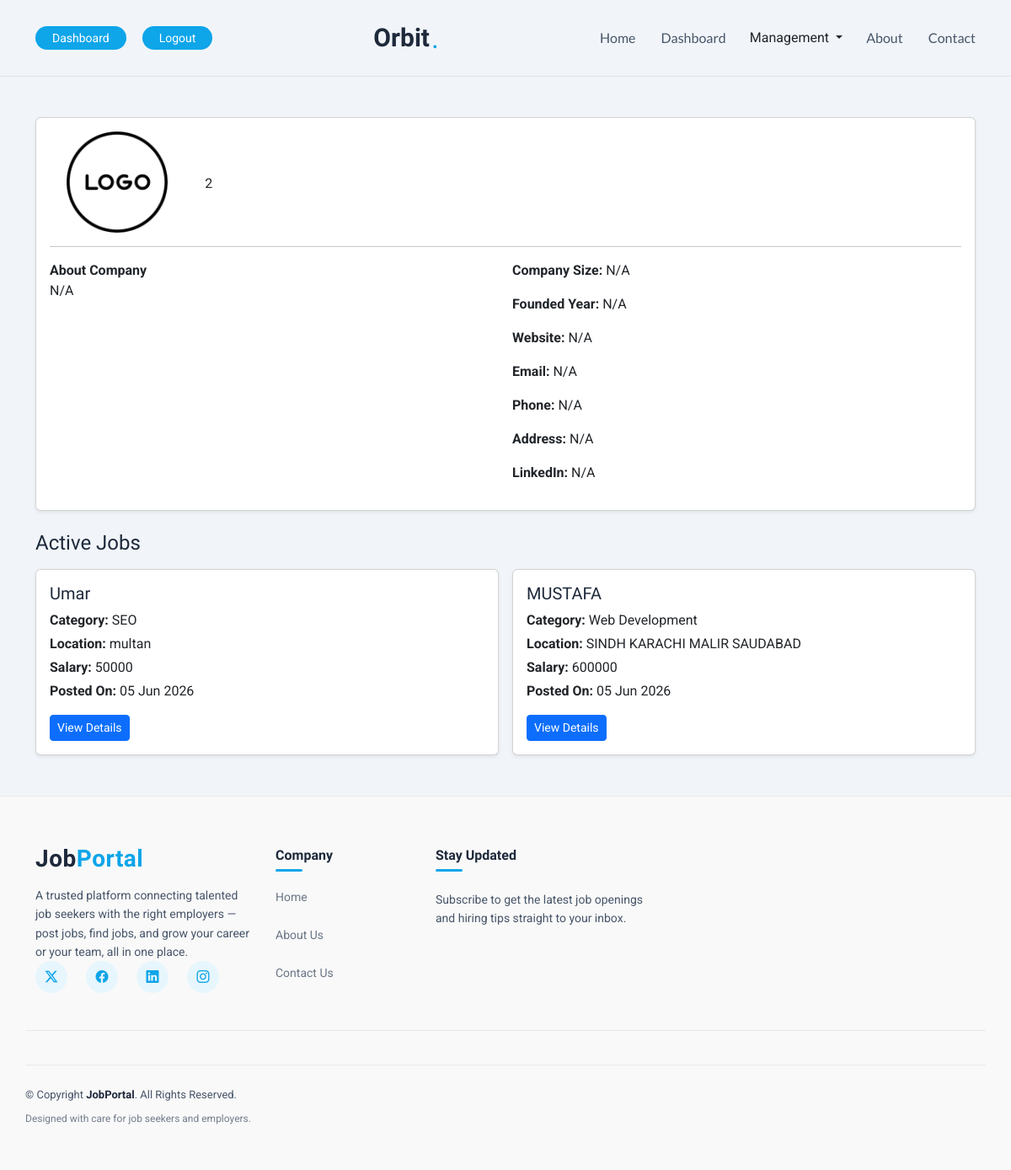
Before: /company.php?id=3 (signed in) with the older database file.
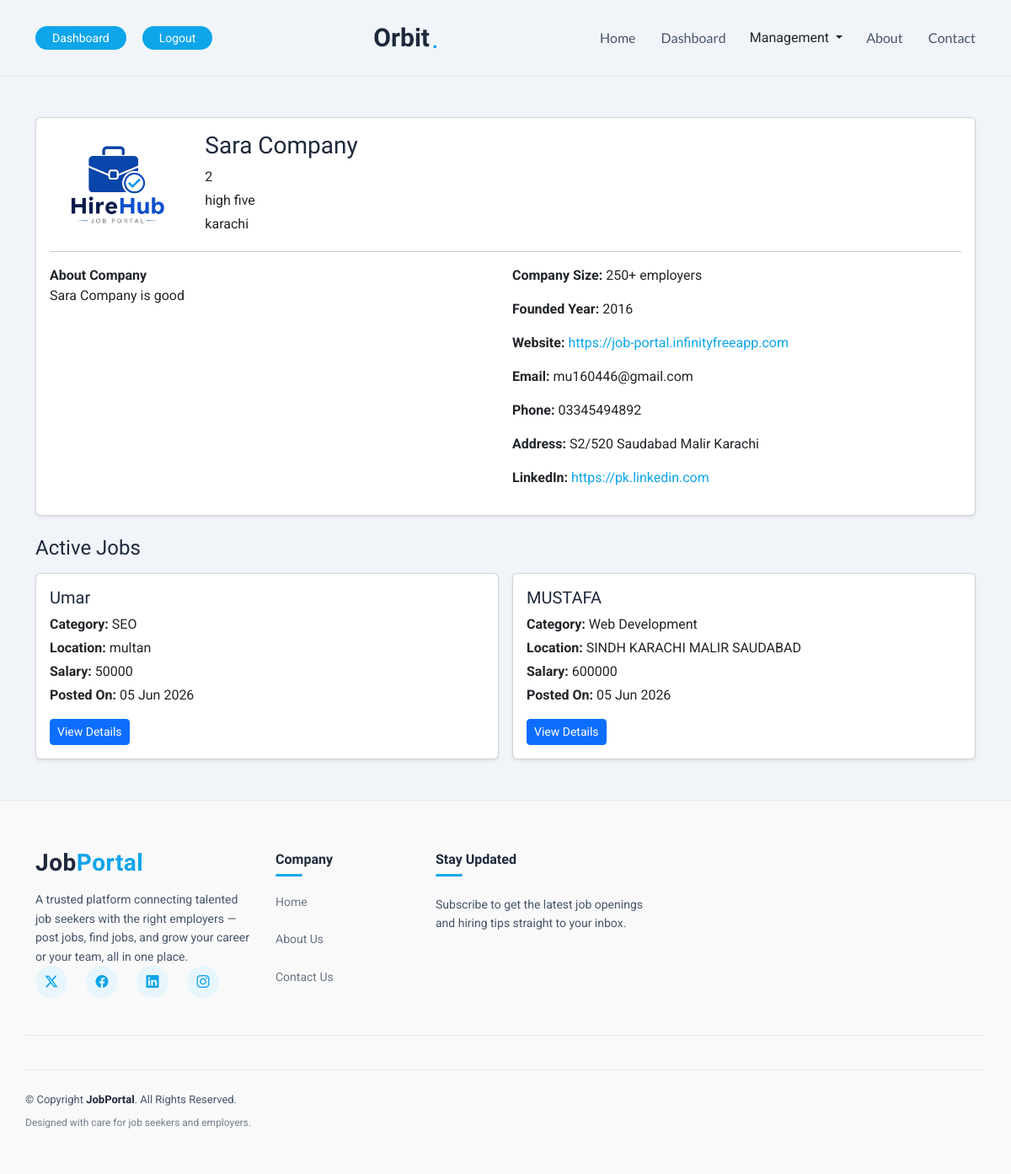
After: the same page with the newer database file.
### tables this page shows
CREATE TABLE `users` (
  `id` int(11) NOT NULL,
  `fullname` varchar(100) DEFAULT NULL,
  `profile_image` varchar(255) DEFAULT 'user.png',
  `email` varchar(100) DEFAULT NULL,
  `password` varchar(255) DEFAULT NULL,
  `role` varchar(55) NOT NULL,
  `bio` text DEFAULT NULL,
  `skills` text DEFAULT NULL,
  `experience` varchar(100) DEFAULT NULL,
  `cv_file` varchar(255) DEFAULT NULL,
  `created_at` timestamp NOT NULL DEFAULT current_timestamp() ON UPDATE current_timestamp(),
  `company_name` varchar(150) DEFAULT NULL,
  `company_logo` varchar(255) DEFAULT NULL,
  `company_website` varchar(255) DEFAULT NULL,
  `company_email` varchar(150) DEFAULT NULL,
  `company_phone` varchar(30) DEFAULT NULL,
  `company_industry` varchar(100) DEFAULT NULL,
  `company_size` varchar(50) DEFAULT NULL,
  `company_founded_year` year(4) DEFAULT NULL,
  `company_city` varchar(100) DEFAULT NULL,
  `company_address` text DEFAULT NULL,
  `company_about` text DEFAULT NULL,
  `company_linkedin` varchar(255) DEFAULT NULL
);

### company.php (the view, shortened to what this page needs)
<?php
require_once './includes/config.php';
$id = intval($_GET['id']);
$result = mysqli_query($conn, "SELECT * FROM users WHERE id = $id AND role = 'employer'");
$company = mysqli_fetch_assoc($result);
$jobs_result = mysqli_query($conn, "SELECT *,jobs.id as job_id,categories.name AS cat_name FROM jobs inner join categories on jobs.category_id = categories.id WHERE user_id = $id AND status = 'open' ORDER BY jobs.id DESC");
$total_jobs_query = "select count(*) as total_jobs from jobs where user_id = $id and status = 'open'";
$total_jobs_result = mysqli_query($conn, $total_jobs_query);
$total_jobs = mysqli_fetch_assoc($total_jobs_result);
require_once './includes/header.php';
?>
<div class="container my-5">
    <div class="card shadow-sm mb-4">
        <div class="card-body">
            <div class="row align-items-center">
                <div class="col-md-2 text-center mb-3 mb-md-0">
                    <?php if (!empty($company['company_logo'])) { ?>
                        <img src="uploads/company_logos/<?php echo $company['company_logo']; ?>" width="120" height="120" style="object-fit:cover; border-radius:5px;">
                    <?php } else { ?>
                        <img src="assets/img/default_company.png" width="120" height="120" style="object-fit:cover; border-radius:5px;">
                    <?php } ?>
                </div>
                <div class="col-md-10">
                    <h3><?php echo $company['company_name']; ?></h3>
                    <p class="mb-1"><?php echo $total_jobs['total_jobs']; ?></p>
                    <p class="mb-1"><?php echo $company['company_industry']; ?></p>
                    <p class="mb-1"><?php echo $company['company_city']; ?></p>
                </div>
            </div>
            <hr>
            <div class="row g-3">
                <div class="col-md-6">
                    <strong>About Company</strong>
                    <p><?php echo !empty($company['company_about']) ? nl2br($company['company_about']) : 'N/A'; ?>
</p>
                </div>
                <div class="col-md-6">
                    <p><strong>Company Size:</strong> <?php echo !empty($company['company_size']) ? $company['company_size'] : 'N/A'; ?> </p>
                    <p><strong>Founded Year:</strong> <?php echo !empty($company['company_founded_year']) ? $company['company_founded_year'] : 'N/A'; ?></p>
                    <p><strong>Website:</strong>
                        <?php if (!empty($company['company_website'])) { ?>
                            <a href="<?php echo $company['company_website']; ?>" target="_blank"><?php echo $company['company_website']; ?></a>
                        <?php } else { ?>
                            N/A
                        <?php } ?>
                    </p>
                    <p><strong>Email:</strong> <?php echo !empty($company['company_email']) ? $company['company_email'] : 'N/A'; ?>  </p>
                    <p><strong>Phone:</strong> <?php echo !empty($company['company_phone']) ? $company['company_phone'] : 'N/A'; ?>  </p>
                    <p><strong>Address:</strong> <?php echo !empty($company['company_address']) ? nl2br($company['company_address']) : 'N/A'; ?> </p>
                    <p><strong>LinkedIn:</strong>
                        <?php if (!empty($company['company_linkedin'])) { ?>
                            <a href="<?php echo $company['company_linkedin']; ?>" target="_blank"><?php echo $company['company_linkedin']; ?></a>
                        <?php } else { ?>
                            N/A
                        <?php } ?>
                    </p>
                </div>
            </div>
        </div>
    </div>
    <h4 class="mb-3">Active Jobs</h4>
    <div class="row g-3">
        <?php if (mysqli_num_rows($jobs_result) > 0) { ?>
            <?php while ($job = mysqli_fetch_assoc($jobs_result)) { ?>
                <div class="col-md-6">
                    <div class="card shadow-sm h-100">
                        <div class="card-body">
                            <h5><?php echo $job['title']; ?></h5>
                            <p class="mb-1"><strong>Category:</strong> <?php echo $job['cat_name']; ?></p>
                            <p class="mb-1"><strong>Location:</strong> <?php echo $job['location']; ?></p>
                            <p class="mb-1"><strong>Salary:</strong> <?php echo $job['salary']; ?></p>
                            <p class="mb-3"> <strong>Posted On:</strong> <?php echo date("d M Y", strtotime($job['created_at'])); ?> </p>
                            <a href="job-details.php?id=<?php echo $job['job_id']; ?>" class="btn btn-primary btn-sm">View Details</a>
                        </div>
                    </div>
                </div>
            <?php } ?>
        <?php } else { ?>
            <div class="col-12">
                <p>No active jobs posted by this company.</p>
            </div>
        <?php } ?>
    </div>
</div>
<?php require_once './includes/footer.php'; ?>

Changed rows visible on the page:
now on this page (row edited): users: company_logo (picture), company_name "Sara Company", company_industry "high five", company_city "karachi", company_about "Sara Company is good", company_size "250+ employers", company_founded_year "2016", company_website "https://job-portal.infinityfreeapp.com", company_email "mu160446@gmail.com", company_phone "03345494892", company_address "S2/520 Saudabad Malir Karachi", company_linkedin "https://pk.linkedin.com"
changed users: company_linkedin empty → "https://pk.linkedin.com" (drawn)
Other visible differences:
text no longer shown: "N/A N/A N/A N/A N/A N/A N/A N/A"
